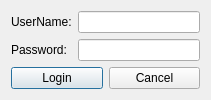
<?xml version="1.0" encoding="UTF-8"?>
<ui version="4.0">
 <class>LoginDialog</class>
 <widget class="QDialog" name="LoginDialog">
  <property name="geometry">
   <rect>
    <x>0</x>
    <y>0</y>
    <width>211</width>
    <height>95</height>
   </rect>
  </property>
  <property name="maximumSize">
   <size>
    <width>211</width>
    <height>95</height>
   </size>
  </property>
  <property name="windowTitle">
   <string>Log In</string>
  </property>
  <property name="windowIcon">
   <iconset resource="resource.qrc">
    <normaloff>:/res/Login_32px.png</normaloff>:/res/Login_32px.png</iconset>
  </property>
  <layout class="QGridLayout" name="gridLayout">
   <item row="0" column="0">
    <widget class="QLabel" name="labelUserID">
     <property name="text">
      <string>UserName:</string>
     </property>
    </widget>
   </item>
   <item row="0" column="1">
    <widget class="QLineEdit" name="lineEditUserID"/>
   </item>
   <item row="1" column="0">
    <widget class="QLabel" name="labelPassword">
     <property name="text">
      <string>Password:</string>
     </property>
    </widget>
   </item>
   <item row="1" column="1">
    <widget class="QLineEdit" name="lineEditPassword">
     <property name="echoMode">
      <enum>QLineEdit::Password</enum>
     </property>
    </widget>
   </item>
   <item row="2" column="0" colspan="2">
    <layout class="QHBoxLayout" name="horizontalLayout">
     <item>
      <widget class="QPushButton" name="pushButtonLogin">
       <property name="text">
        <string>Login</string>
       </property>
      </widget>
     </item>
     <item>
      <widget class="QPushButton" name="pushButtonCancel">
       <property name="text">
        <string>Cancel</string>
       </property>
      </widget>
     </item>
    </layout>
   </item>
  </layout>
 </widget>
 <resources>
  <include location="resource.qrc"/>
 </resources>
 <connections/>
</ui>
